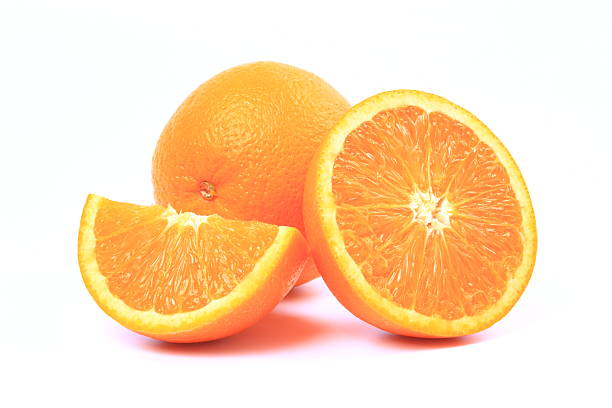
#> input picture storage/Oranges/sum/153.jpg, 612 x 408 px, given in place of 01.jpg, which was not available
$ python How-to-delete-many-of-duplicate-pictures-by-Mean-Square-Error.py
#> lines starting #> are read from the running program, lines starting #| are printed output that depends on the picture; pictures that were not available may be replaced by others from this repository, and a replacement may not be noted
# Concept
# นำภาพมาลบกัน โดยภาพที่นำมาลบกันจะต้อง resize ก่อน ซึ่งควรจะ resize เป็นภาพเล็กๆ
# เมื่อนำภาพมาลบกันเสร็จ เราจะได้ Error ให้นำ error ทั้งหมด มาคิด MSE --> MSE เอาไว้เทียบแค่ภาพ 2 ภาพ
# ถ้าห่างกันน้อยอาจจะมีความเป็นไปได้สูงที่เป็นภาพเดียวกัน (RMSE)
# ค่า RMSE ต้องมากเกิน 500 ถ้าน้อยกว่านับว่าเป็นภาพซ้ำ ให้ลบ เว้นเสียแต่ว่าภาพนั้นจะเป็นภาพเดียวกัน นั่นก็คือ มีตำแหน่งเดียวกันกับต้นฉบับ
# จากนั้นทำการลบภาพ

import os
import cv2
import tqdm as t
import numpy as np
import matplotlib.pyplot as plt

totalFiles = 0
data = []
point = []
result = []
check = []
count = 0

path_prototype = 'E:/Github/Color-Histogram-by-Python/storage/Oranges/sum/'
for bases, dirs, files in os.walk(path_prototype):
    for Files in files:
        totalFiles += 1

for prototype in t.tqdm(range(count+1, totalFiles+1)):
    path1 = 'E:/Github/Color-Histogram-by-Python/storage/Oranges/sum/%02d.jpg' % (prototype)
    for walk in t.tqdm(range(count+2, totalFiles+1)):
        path2 = 'E:/Github/Color-Histogram-by-Python/storage/Oranges/sum/%02d.jpg' % (walk)

        # Read pic and set colour
        image_1 = cv2.imread(path1)
#> image_1 is the input picture: shape (408, 612, 3); mean B, G, R 186.3, 221.1, 252.5
        image_2 = cv2.imread(path2)
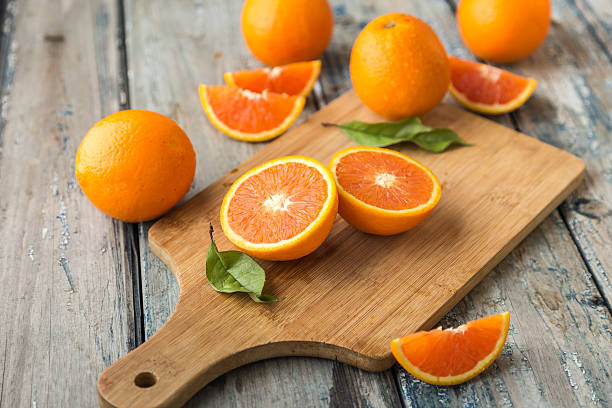
#> input picture storage/Oranges/sum/165.jpg, 612 x 408 px, given in place of 02.jpg, which was not available
#> image_2 is the input picture: shape (408, 612, 3); mean B, G, R 97.8, 140.2, 178.8

        # Resize
        size1 = cv2.resize(image_1, (256, 256))
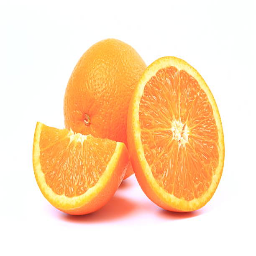
#> size1: shape (256, 256, 3); mean B, G, R 186.2, 221.1, 252.4
        size2 = cv2.resize(image_2, (256, 256))
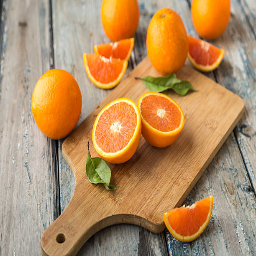
#> size2: shape (256, 256, 3); mean B, G, R 97.7, 140.1, 178.6

        # Change pic to hist
        hist1, bins1 = np.histogram(size1, bins=256)
#> hist1 = 256 values, max 90272 at index 255, min 0 at index 3, mean 768; bins1 = 257 values from 15 to 255
        hist2, bins2 = np.histogram(size2, bins=256)
#> hist2 = 256 values, max 3265 at index 0, min 181 at index 238, mean 768; bins2 = 257 values from 0 to 255

        # Find Root Mean Square Error (RMSE)
        rmse = np.sqrt(np.mean(pow(np.subtract(hist1, hist2), 2)))
#> rmse = 5725.8
        if rmse <= 100:
            point.append(walk)
            check.append((prototype, walk, rmse))
    count += 1
#> count = 1
    data.append(point)
    point = []
    for number in data:
        for innumber in number:
            if innumber not in result:
                result.append(innumber)
print(sorted(result))
# Delete
if len(result) > 0:
    for delete in t.tqdm(sorted(result)):
        if os.path.exists("E:/Github/Color-Histogram-by-Python/storage/Oranges/sum/%02d.jpg" % (delete)):
            os.remove("E:/Github/Color-Histogram-by-Python/storage/Oranges/sum/%02d.jpg" % (delete))

# mse = 256
# Apple 336 --> 313
# Banana 412 --> 331
# Orange 194 --> 169

# mse = 100
# Apple 335 --> 334
# Banana 417 --> 416
# Orange 193 --> 189
